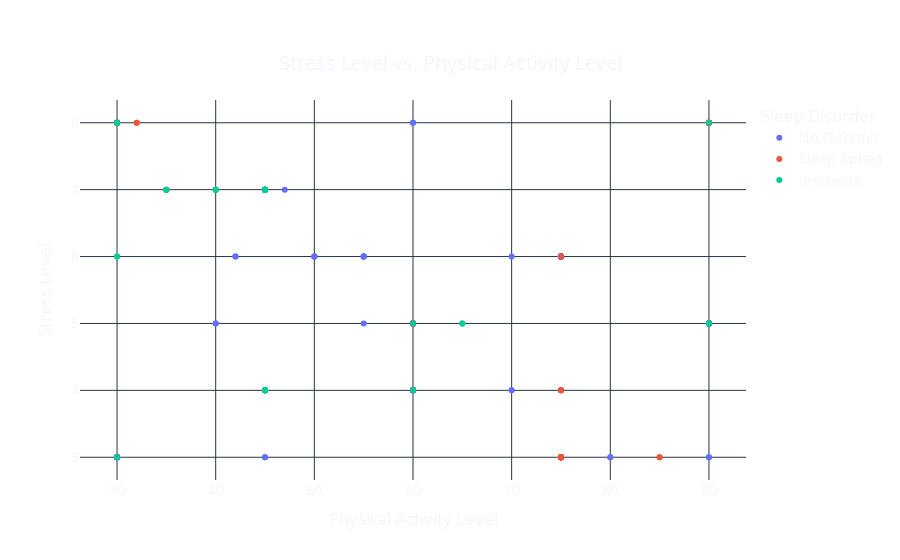

The notebook cell this image was saved under:
### Code cell
import plotly.express as px

# Create a scatter plot to visualize the relationship between physical activity level and stress level
# Assuming 'data' is your DataFrame and it contains columns named 'Physical Activity Level', 'Stress Level', and 'Sleep Disorder'
fig = px.scatter(data, x='Physical Activity Level', y='Stress Level', color='Sleep Disorder', 
                 title='Stress Level vs. Physical Activity Level',
                 labels={'Physical Activity Level': 'Physical Activity Level', 'Stress Level': 'Stress Level'},
                 template='plotly_dark')

# Update layout of the scatter plot
fig.update_layout(
    xaxis_title='Physical Activity Level',  # Set x-axis title
    yaxis_title='Stress Level',  # Set y-axis title
    title={
        'text': "Stress Level vs. Physical Activity Level",
        'y': 0.9,
        'x': 0.5,
        'xanchor': 'center',
        'yanchor': 'top'
    },  # Configure title properties
    font=dict(size=14),  # Set overall font size
    plot_bgcolor='rgba(0,0,0,0)',  # Set plot background to transparent
    paper_bgcolor='rgba(0,0,0,0)'  # Set paper background to transparent
)

# Show the scatter plot
fig.show()

### Figure 1 — Plotly figure (JSON) as saved in the notebook; plotly's stock layout.template omitted (floating-point values rounded to 4 significant figures; data arrays with more than 128 entries replaced by an {"elided": "..."} marker saying what was removed)
{"data": [{"hovertemplate": "Sleep Disorder=No Disorder<br>Physical Activity Level=%{x}<br>Stress Level=%{y}<extra></extra>", "legendgroup": "No Disorder", "marker": {"color": "#636efa", "symbol": "circle"}, "mode": "markers", "name": "No Disorder", "orientation": "v", "showlegend": true, "type": "scatter", "x": {"elided": "219 int values"}, "xaxis": "x", "y": {"elided": "219 int values"}, "yaxis": "y"}, {"hovertemplate": "Sleep Disorder=Sleep Apnea<br>Physical Activity Level=%{x}<br>Stress Level=%{y}<extra></extra>", "legendgroup": "Sleep Apnea", "marker": {"color": "#EF553B", "symbol": "circle"}, "mode": "markers", "name": "Sleep Apnea", "orientation": "v", "showlegend": true, "type": "scatter", "x": [30, 30, 40, 30, 35, 75, 32, 32, 60, 35, 60, 60, 60, 45, 45, 90, 45, 90, 90, 90, 90, 90, 90, 90, 90, 90, 85, 85, 90, 90, 90, 90, 90, 90, 90, 90, 90, 90, 90, 90, 90, 90, 90, 90, 90, 90, 90, 90, 75, 75, 75, 75, 75, 75, 75, 75, 75, 75, 75, 75, 75, 75, 75, 75, 75, 75, 75, 75, 75, 75, 75, 75, 75, 75, 75, 75, 75, 75], "xaxis": "x", "y": [8, 8, 7, 8, 7, 6, 8, 8, 5, 7, 4, 5, 5, 7, 7, 5, 7, 8, 8, 8, 8, 8, 8, 8, 8, 8, 3, 3, 8, 8, 8, 8, 8, 8, 8, 8, 8, 8, 8, 8, 8, 8, 8, 8, 8, 8, 8, 8, 4, 4, 3, 3, 3, 3, 3, 3, 3, 3, 3, 3, 3, 3, 3, 3, 3, 3, 3, 3, 3, 3, 3, 3, 3, 3, 3, 3, 3, 3], "yaxis": "y"}, {"hovertemplate": "Sleep Disorder=Insomnia<br>Physical Activity Level=%{x}<br>Stress Level=%{y}<extra></extra>", "legendgroup": "Insomnia", "marker": {"color": "#00cc96", "symbol": "circle"}, "mode": "markers", "name": "Insomnia", "orientation": "v", "showlegend": true, "type": "scatter", "x": [30, 40, 40, 35, 30, 60, 35, 60, 40, 90, 45, 45, 45, 45, 45, 45, 45, 45, 45, 45, 45, 45, 45, 45, 45, 45, 90, 90, 45, 45, 45, 45, 45, 45, 45, 45, 45, 45, 45, 45, 45, 45, 45, 45, 45, 45, 45, 45, 45, 45, 45, 45, 45, 45, 45, 45, 30, 30, 45, 45, 45, 45, 45, 45, 45, 45, 45, 65, 65, 90, 45, 45, 45, 45, 45, 45, 30], "xaxis": "x", "y": [8, 7, 7, 7, 8, 4, 7, 5, 7, 5, 7, 4, 7, 4, 7, 4, 7, 7, 7, 7, 7, 7, 7, 7, 7, 7, 5, 5, 4, 7, 7, 7, 4, 7, 4, 7, 4, 7, 4, 7, 4, 7, 4, 7, 7, 4, 7, 7, 4, 7, 7, 4, 7, 4, 7, 7, 6, 6, 4, 4, 4, 4, 4, 4, 4, 4, 4, 5, 5, 8, 7, 7, 7, 7, 7, 7, 3], "yaxis": "y"}], "layout": {"autosize": true, "font": {"size": 14}, "legend": {"title": {"text": "Sleep Disorder"}, "tracegroupgap": 0}, "paper_bgcolor": "rgba(0, 0, 0, 0)", "plot_bgcolor": "rgba(0, 0, 0, 0)", "title": {"text": "Stress Level vs. Physical Activity Level", "x": 0.5, "xanchor": "center", "y": 0.9, "yanchor": "top"}, "xaxis": {"anchor": "y", "autorange": true, "domain": [0, 1], "range": [26.34, 93.66], "title": {"text": "Physical Activity Level"}, "type": "linear"}, "yaxis": {"anchor": "x", "autorange": true, "domain": [0, 1], "range": [2.587, 8.413], "title": {"text": "Stress Level"}, "type": "linear"}}}
